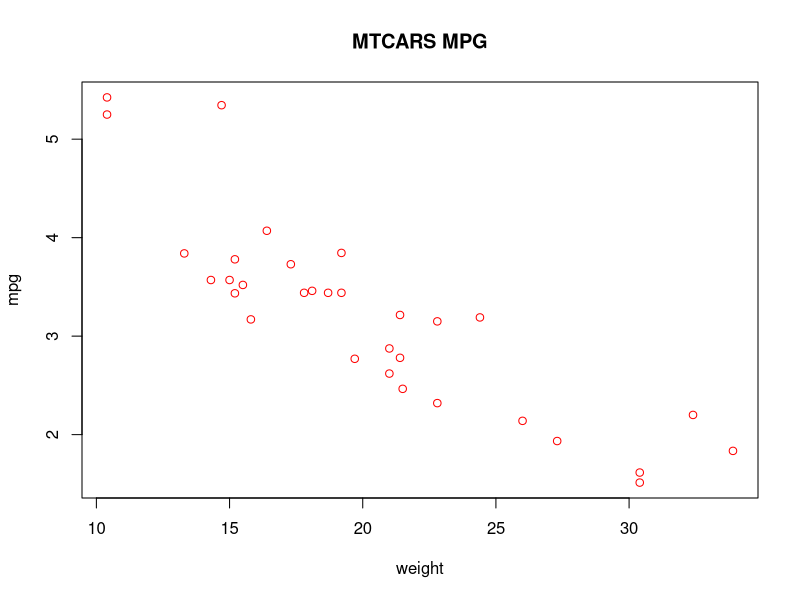
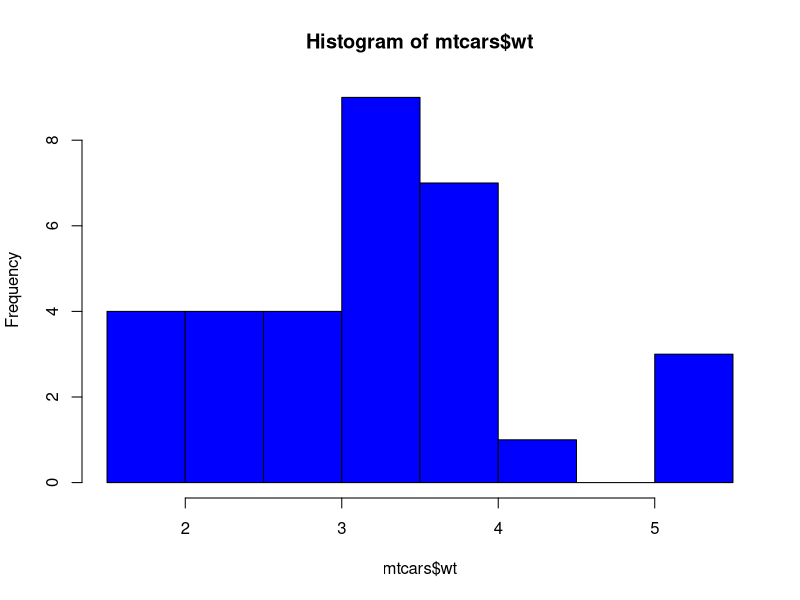
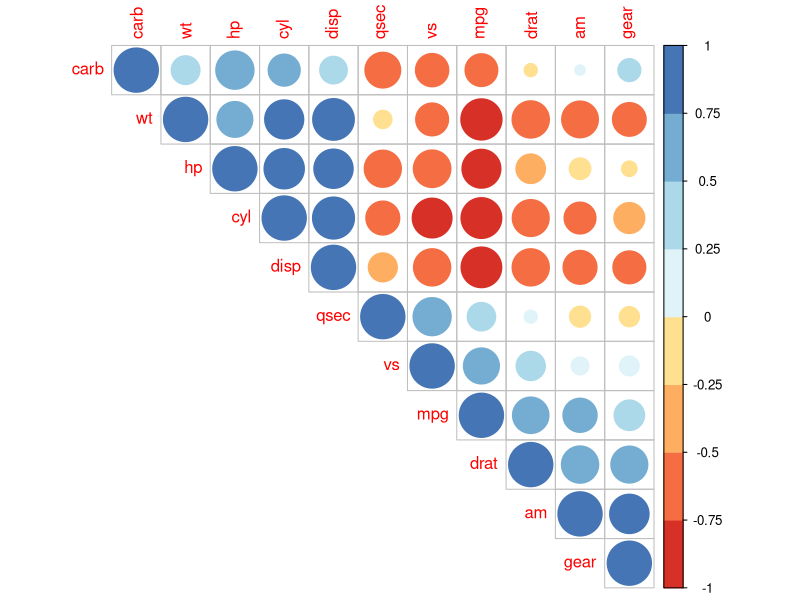
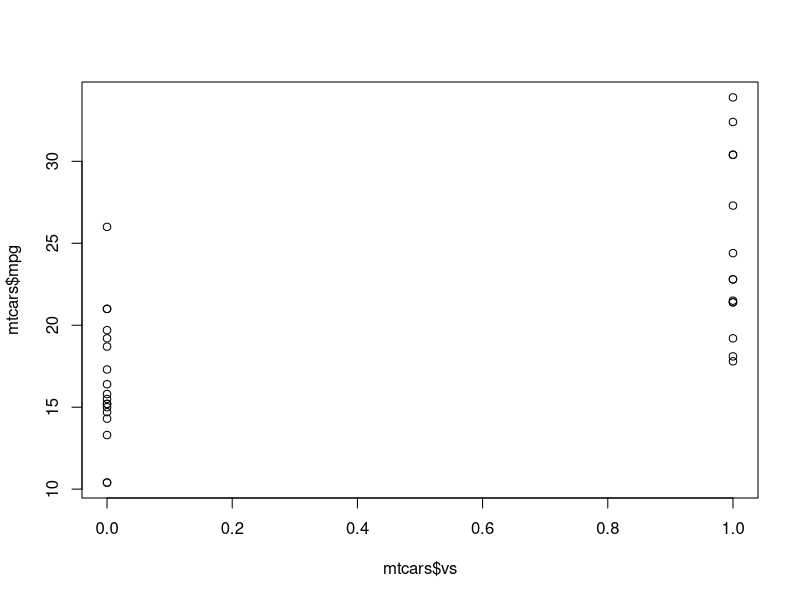
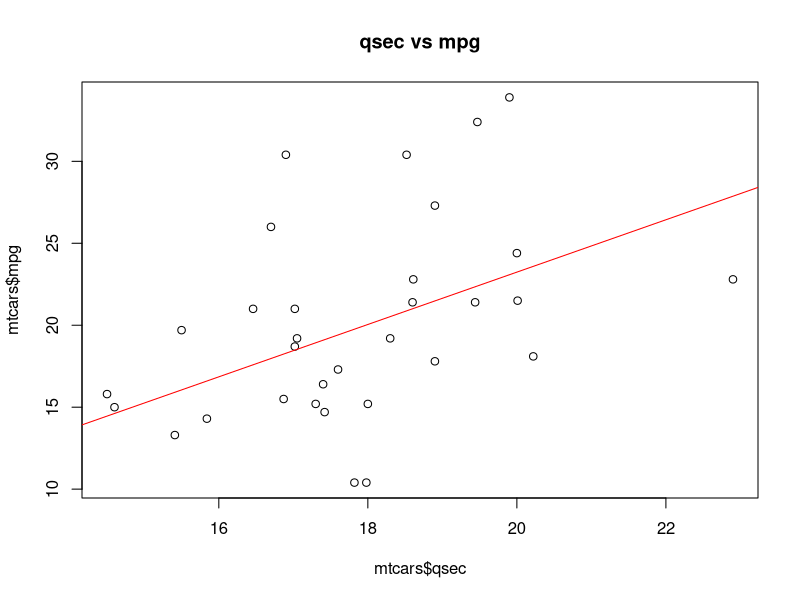
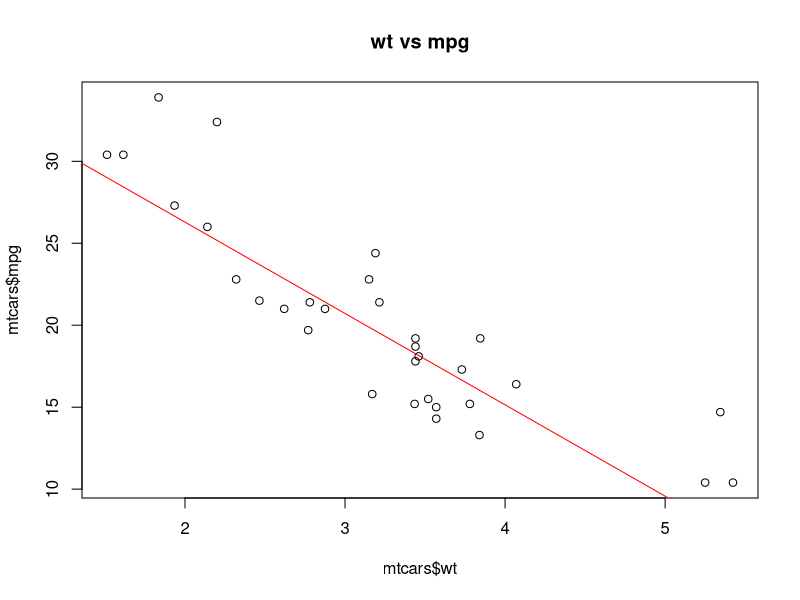

Write the R code that produced these figures, in order.
library(corrplot)
library(RColorBrewer)
library(randomForest)

# loading 
data(mtcars)
head(mtcars, 6)


dim(mtcars)

plot(mtcars$mpg, mtcars$wt, xlab="weight", ylab="mpg", main = "MTCARS MPG", col="Red")
hist(mtcars$wt, col = "blue")

# Not a good summary. Full model is not good.
lm_model_mtcars <- lm(mpg ~ ., data = mtcars)
summary(lm_model_mtcars)

# Reducing the model using data from the correlation matrix
lm_model_mtcars_1 <- lm(mpg ~ vs + qsec, data=mtcars)
summary(lm_model_mtcars_1)


# Mpg has a positive correlation with vs and qsec vasriables. 
M <-cor(mtcars)
corrplot(M, type="upper", order="hclust",
         col=brewer.pal(n=8, name="RdYlBu"))

# random forest
rf_model_1 <- randomForest(mpg~., data=mtcars)
summary(rf_model_1)

rf_model_2 <- randomForest(mpg~wt, data=mtcars)
summary(rf_model_2)

# creating a training and testing set
dt = sort(sample(nrow(mtcars), nrow(mtcars)*.7))
train <- mtcars[dt,]
test<- mtcars[-dt,]

# full model is still not great
lm_train <- lm(mpg ~., train)
summary(lm_train)
pred_lm = predict(lm_train, test)
mse = (pred_lm-test)**2
mse

# reduced model from before
lm_model_reduced_1 <- lm(mpg ~ vs, train)
summary(lm_model_reduced_1)
pred_lm1 = predict(lm_model_reduced_1, test)
mse1 = (pred_lm1- test)**2
mse1
plot(mtcars$vs, mtcars$mpg)

# reduced model from before
lm_model_reduced_2 <- lm(mpg ~qsec, train)
summary(lm_model_reduced_2)
pred_lm2 = predict(lm_model_reduced_2, test)
mse2 = (pred_lm2- test)**2
mse2
plot(mtcars$qsec, mtcars$mpg, main = "qsec vs mpg")
abline(lm_model_reduced_2, col="red")

# reduced model from before
lm_model_reduced_3 <- lm(mpg ~wt, train)
summary(lm_model_reduced_3)
pred_lm3 = predict(lm_model_reduced_3, test)
mse3 = (pred_lm3- test)**2
mse3
plot(mtcars$wt, mtcars$mpg, main = "wt vs mpg")
abline(lm_model_reduced_3, col="red")


